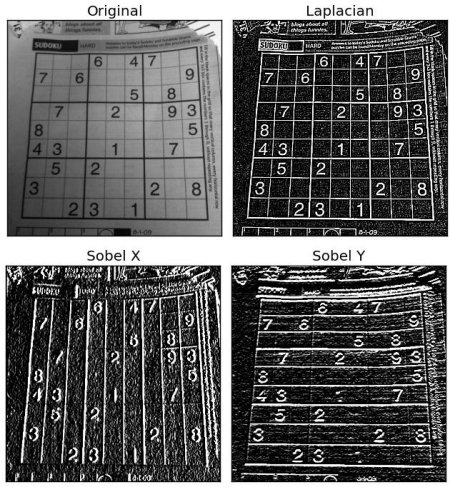
#> input picture Computational_Photography/Research_Project/Inceptionism/gradients.jpg, 450 x 487 px
$ jupyter execute Line_Enhancement_via_Line_Detection.ipynb   (older library calls are emulated)
#> lines starting #> are read from the running program, lines starting #| are printed output that depends on the picture
[cell 1]
import cv2
import numpy as np
from matplotlib import pyplot as plt
from matplotlib import image as mpimg
from PIL import Image

[cell 2]
img = cv2.imread('gradients.jpg')
#> img is the input picture: shape (487, 450, 3); min 0, max 255, mean 97.4

[cell 3]
img = cv2.imread('gradients.jpg',0)
#> img: shape (487, 450); min 0, max 255, mean 97.4
edges = cv2.Canny(img,100,200)
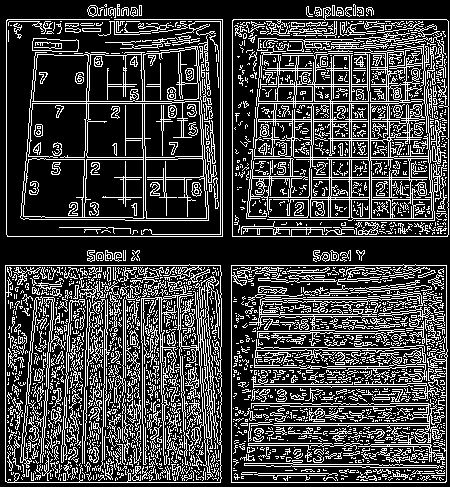
#> edges: shape (487, 450); 25.7% white in thin lines or dots

plt.subplot(121),plt.imshow(img,cmap = 'gray')
plt.title('Original Image'), plt.xticks([]), plt.yticks([])
plt.subplot(122),plt.imshow(edges,cmap = 'gray')
plt.title('Edge Image'), plt.xticks([]), plt.yticks([])

plt.show()
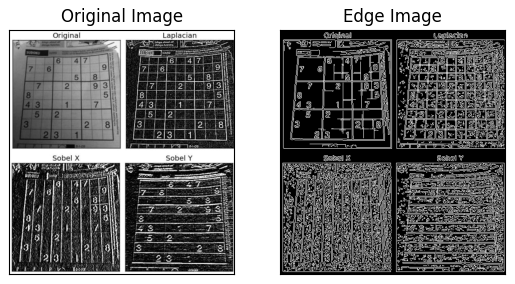
#> figure drawn by matplotlib, 2 panels

[cell 4]
#img = cv2.imread('home/chetan/Pictures/gradients.jpg',0)
img = cv2.imread('Strong-Lines-San-Francisco.jpg',0)
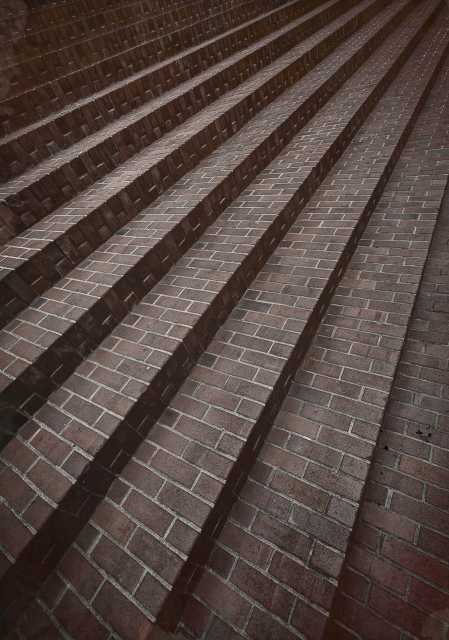
#> input picture Computational_Photography/Research_Project/Inceptionism/Strong-Lines-San-Francisco.jpg, 898 x 1280 px (shown at 1/2 size)
#> img: shape (1280, 898); min 0, max 248, mean 72.5

laplacian = cv2.Laplacian(img,cv2.CV_64F)
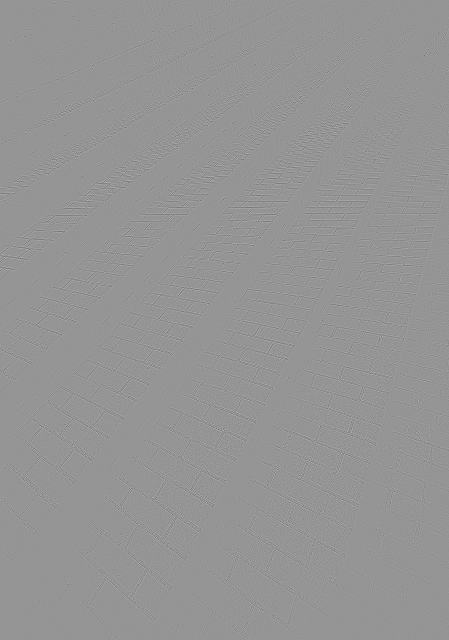
#> laplacian: shape (1280, 898) float64 (shown at 1/2 size); min -520, max 370, mean 0; drawn with min black and max white
sobelx = cv2.Sobel(img,cv2.CV_64F,1,0,ksize=5)
sobely = cv2.Sobel(img,cv2.CV_64F,0,1,ksize=5)
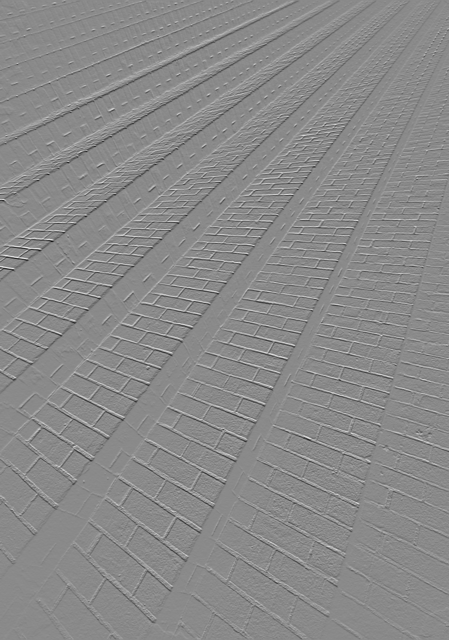
#> sobely: shape (1280, 898) float64 (shown at 1/2 size); min -7796, max 6597, mean 0; drawn with min black and max white

plt.subplot(2,2,1),plt.imshow(img,cmap = 'gray')
plt.title('Original'), plt.xticks([]), plt.yticks([])
plt.subplot(2,2,2),plt.imshow(laplacian,cmap = 'gray')
plt.title('Laplacian'), plt.xticks([]), plt.yticks([])
plt.subplot(2,2,3),plt.imshow(sobelx,cmap = 'gray')
plt.title('Sobel X'), plt.xticks([]), plt.yticks([])
plt.subplot(2,2,4),plt.imshow(sobely,cmap = 'gray')
plt.title('Sobel Y'), plt.xticks([]), plt.yticks([])

plt.show()

[cell 5]
img1 = cv2.imread("Strong-Lines-San-Francisco.jpg",0)
# laplacian = cv2.Laplacian(img1,cv2.CV_64F)
img2 = cv2.imread("flowers.jpg",0)
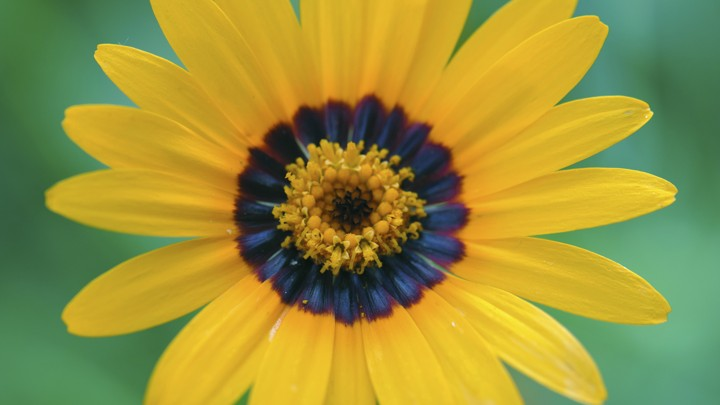
#> input picture Computational_Photography/Research_Project/Inceptionism/flowers.jpg, 720 x 405 px
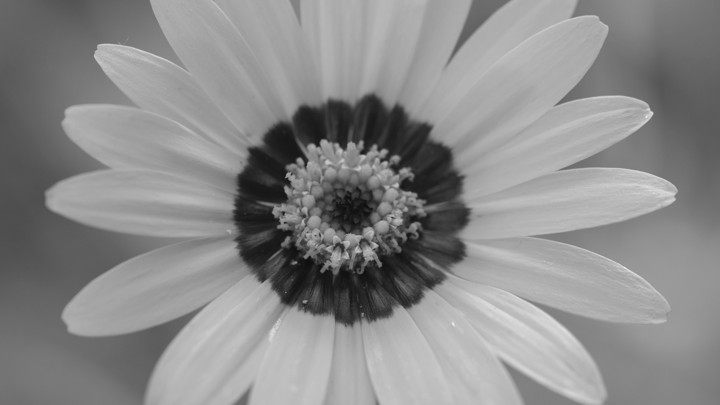
#> img2: shape (405, 720); min 10, max 237, mean 138.3
height, width = laplacian.shape[:2]
#> height = 1280; width = 898
M = np.float32([[1,0,0],[0,1,0],[0,0,1]])
img2 =cv2.resize(img2,(width,height))
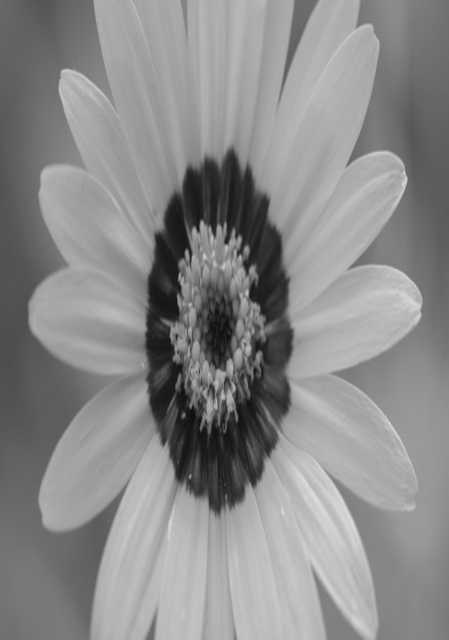
#> img2: shape (1280, 898) (shown at 1/2 size); min 12, max 232, mean 138.2
alpha=0.1
beta=1-alpha
gamma=0
dst = np.uint8(alpha*(sobelx)+beta*(img2))
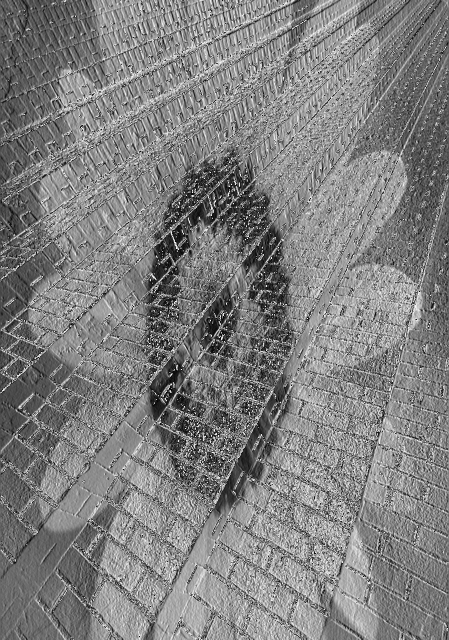
#> dst: shape (1280, 898) (shown at 1/2 size); min 0, max 255, mean 127.4
# dst = cv2.cvtColor(dst,cv2.COLOR_GRAY2RGBA)
dst = cv2.applyColorMap(dst,cv2.COLORMAP_HSV)
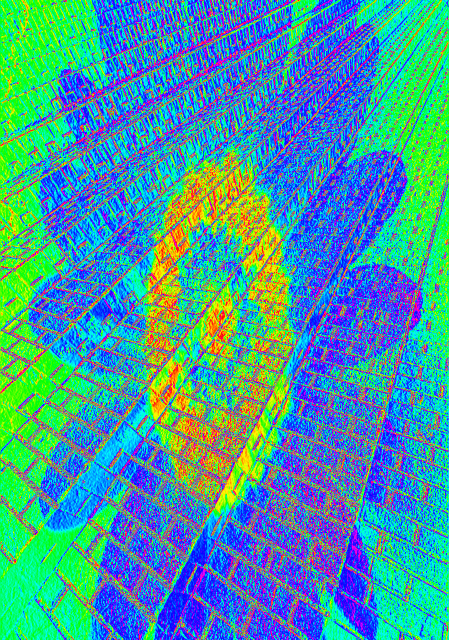
#> dst: shape (1280, 898, 3) (shown at 1/2 size); mean B, G, R 158, 153.8, 67
plt.subplot(121), plt.imshow(dst)
cv2.imwrite("flower_sanfranlines.png",dst)
#> Out = True
